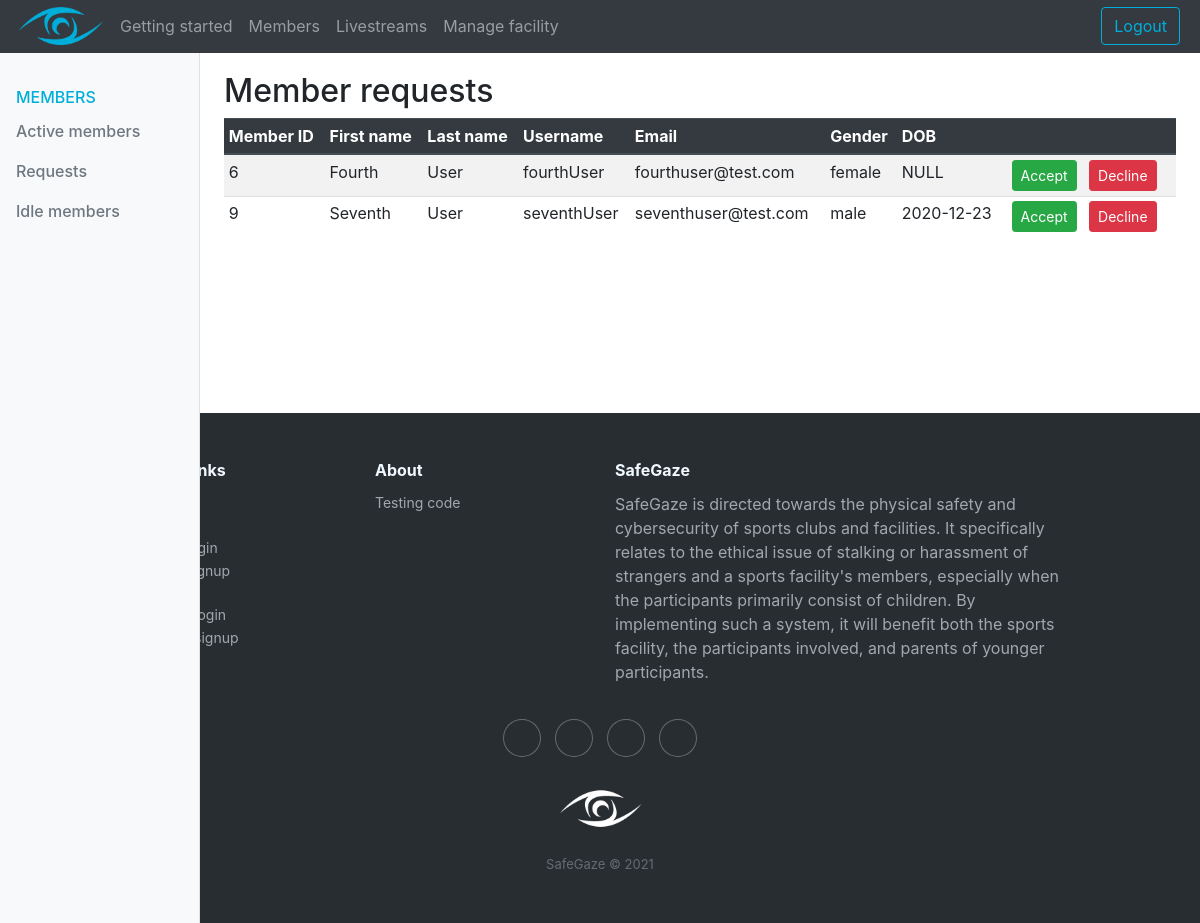
Before: /Deliverable/requests.php (signed in) with the older database file.
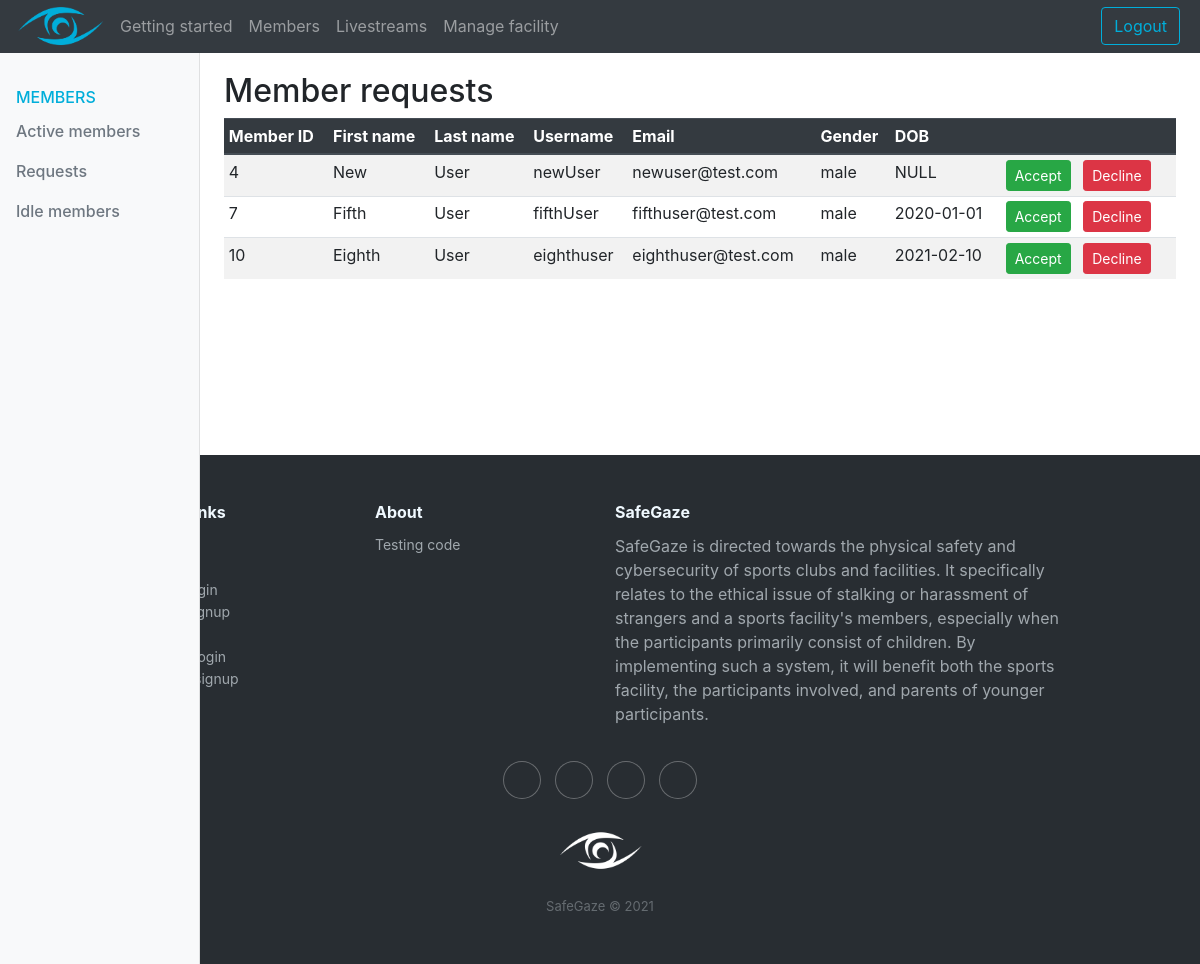
After: the same page with the newer database file.
### tables this page shows
CREATE TABLE `members` (
  `facility_id` int(255) NOT NULL,
  `member_id` int(255) NOT NULL,
  `member_username` varchar(25) NOT NULL,
  `password` varchar(100) NOT NULL,
  `email_address` varchar(50) NOT NULL,
  `first_name` varchar(20) NOT NULL,
  `last_name` varchar(20) NOT NULL,
  `date_of_birth` date DEFAULT NULL,
  `gender` varchar(15) DEFAULT NULL,
  `status` varchar(25) NOT NULL
);

### Deliverable/requests.php (the view, shortened to what this page needs)
<!DOCTYPE html>
<html lang="en">
  <?php include ("./inc/head.inc.php"); ?>
  <body>
    <?php include ("./inc/navbar.inc.php"); ?>
    <div class="container-fluid">
      <div class="row">
        <?php include ("./inc/side-navbar.inc.php"); ?>
        <main role="main" class="col-md-9 ml-sm-auto col-lg-10 px-md-4">
        <h2>Member requests</h2>
        <div class="table-responsive">
          <table class="table table-striped table-sm">
            <thead class="thead-dark">
              <tr>
                <th>Member ID</th>
                <th>First name</th>
                <th>Last name</th>
                <th>Username</th>
                <th>Email</th>
                <th>Gender</th>
                <th>DOB</th>
                <th></th>
              </tr>
            </thead>
            <tbody>
              <?php
              require './php/dbh.inc.php';
              $sql = "SELECT * FROM members where facility_id=? and status='pending'";
              $stmt = mysqli_stmt_init($conn);
              if (!mysqli_stmt_prepare($stmt, $sql))
              {
                  echo '<h1 data-wow-delay="0.1s" style="color: red;"> THERE HAS BEEN AN ERROR </h1>';
                  exit();
              }
              else
              {
                mysqli_stmt_bind_param($stmt, "s", $_SESSION['facilityId']);
                mysqli_stmt_execute($stmt);
                $result = mysqli_stmt_get_result($stmt);
                while ($row = mysqli_fetch_assoc($result))
                {
                  $memberId = $row["member_id"];
                  $memberFirstName = $row["first_name"];
                  $MemberLastName = $row["last_name"];
                  $memberUsername = $row["member_username"];
                  $memberEmail = $row["email_address"];
                  $memberGender = $row["gender"];
                  $memberDOB = $row["date_of_birth"];
                  if ($memberDOB == null)
                  {
                    $memberDOB = "NULL";
                  }
                  echo '
                  <tr>
                    <td>'. $memberId .'</td>
                    <td>'. $memberFirstName .'</td>
                    <td>'. $MemberLastName .'</td>
                    <td>'. $memberUsername .'</td>
                    <td>'. $memberEmail .'</td>
                    <td>'. $memberGender .'</td>
                    <td>'. $memberDOB .'</td>
                    <td>
                      <form action="php/change-member-status.inc.php" method="post">
                        <input type="hidden" name="memberid" value="'.  $memberId .'">
                        <button class="btn btn-sm btn-actions btn-success" type="submit" name="accept-member-submit">Accept</button>
                        <button class="btn btn-sm btn-actions btn-danger" type="submit" name="decline-member-submit">Decline</button>
                      </form>
                    </td>
                  </tr>
                  ';
                }
              }
              ?>
            </tbody>
          </table>
        </div>
        </main>
      </div>
    </div>
    <div class="filler"></div>
    <?php include ("./inc/footer.inc.php"); ?>
  </body>
</html>

Changed rows visible on the page:
no longer on this page (row edited): members: member_id "6", first_name "Fourth", last_name "User", member_username "fourthUser", email_address "fourthuser@test.com", gender "female", memberDOB "NULL"
no longer on this page (row edited): members: member_id "9", first_name "Seventh", last_name "User", member_username "seventhUser", email_address "seventhuser@test.com", gender "male", date_of_birth "2020-12-23"
now on this page (row edited): members: member_id "4", first_name "New", last_name "User", member_username "newUser", email_address "newuser@test.com", gender "male", memberDOB "NULL"
now on this page (row edited): members: member_id "7", first_name "Fifth", last_name "User", member_username "fifthUser", email_address "fifthuser@test.com", gender "male", date_of_birth "2020-01-01"
added members: member_id "10", first_name "Eighth", last_name "User", member_username "eighthuser", email_address "eighthuser@test.com", gender "male", date_of_birth "2021-02-10"
